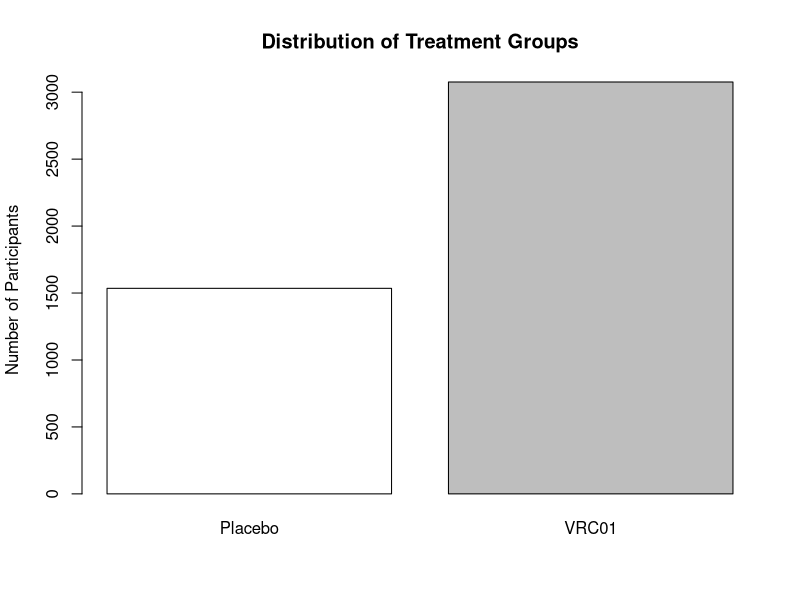
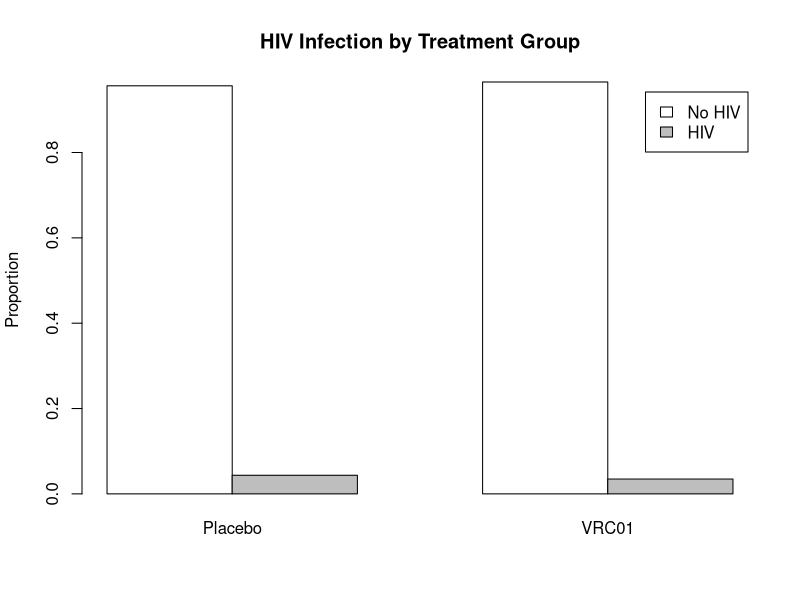
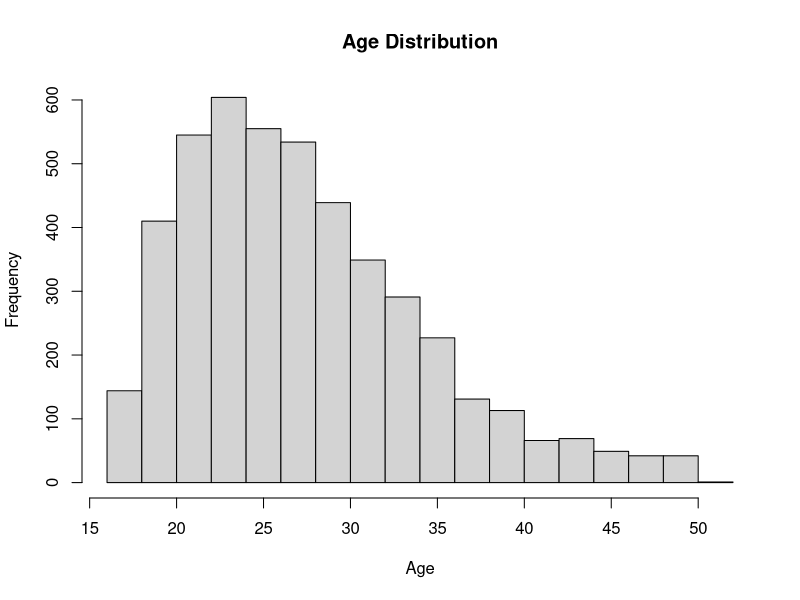
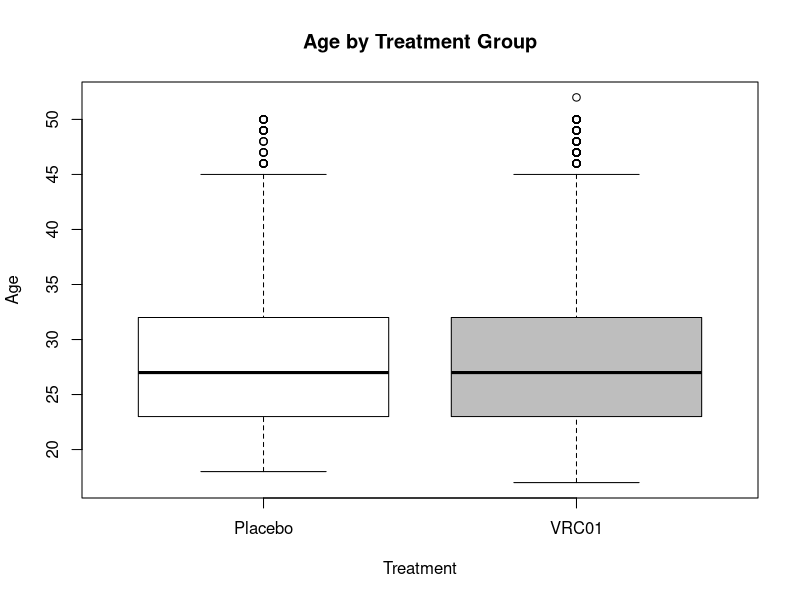
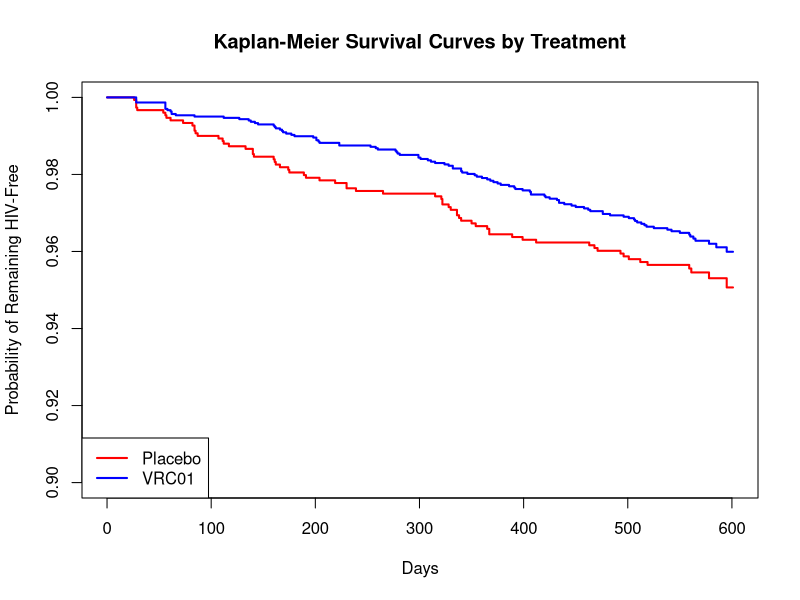
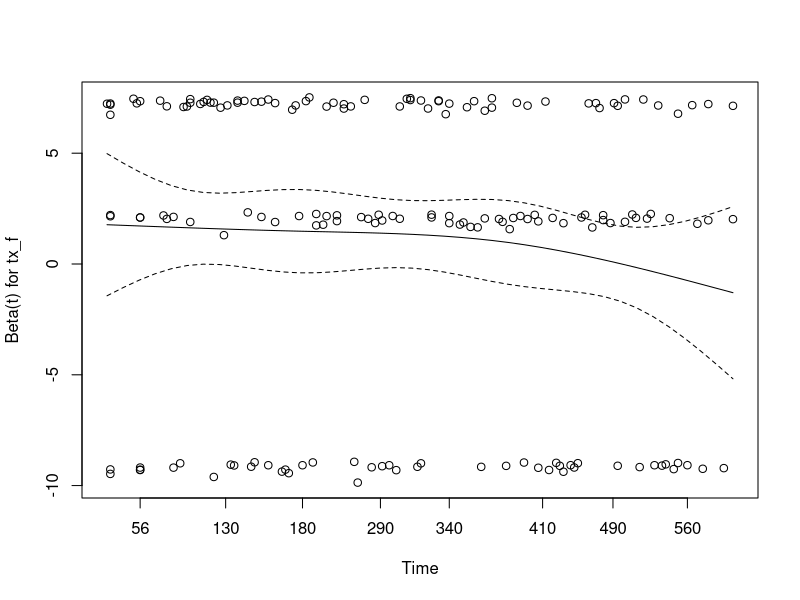
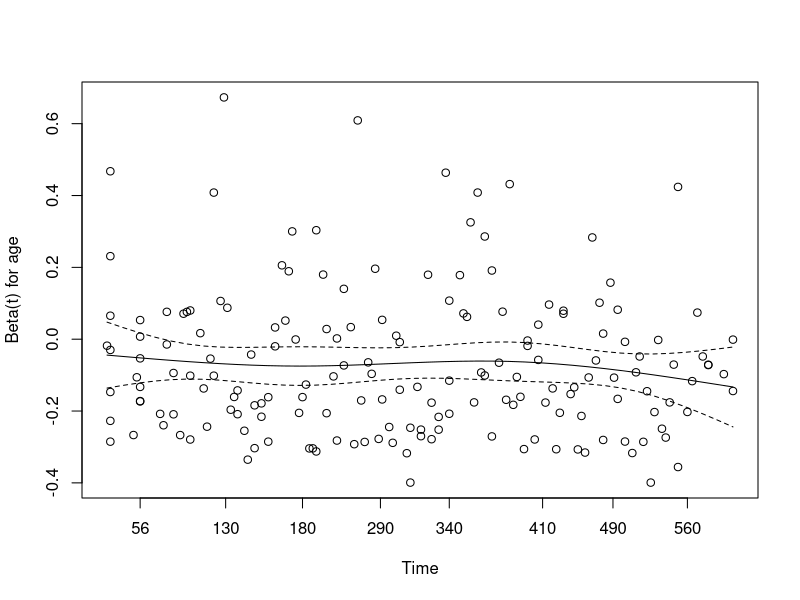
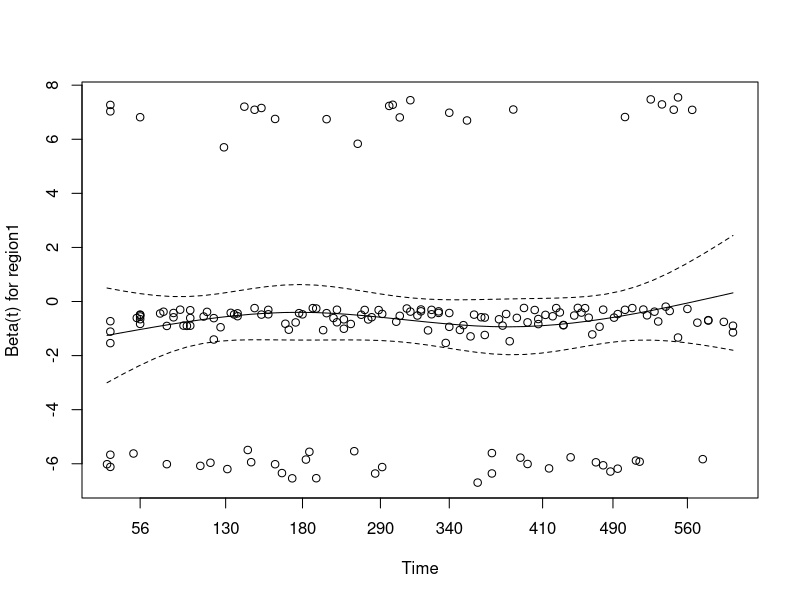

Recreate these plots in R, in order.
library(survival)
library(survminer)
amp <- read.csv("amp.csv")

# check structure
str(amp)
Surv(amp$hiv1survday, amp$hiv1event)
summary(amp)
table(amp$hiv1event)
table(amp$tx)
table(amp$tx_pool)
summary(amp$hiv1survday)
summary(amp$age)
table(amp$protocol)
table(amp$country)

#converts tx_pool, tx, protocol into categorical variables
amp$tx_pool_f <- factor(amp$tx_pool, levels = c(1, 0),labels = c("Placebo", "VRC01"))
amp$tx_f <- factor(amp$tx,levels = c("C3", "T1", "T2"),labels = c("Placebo", "Low dose", "High dose"))
amp$protocol_f <- factor(amp$protocol)
Surv(amp$hiv1survday, amp$hiv1event)
nrow(amp)
table(amp$hiv1event)
prop.table(table(amp$hiv1event))

#treatment groups
table(amp$tx_pool_f)
prop.table(table(amp$tx_pool_f))

#infection by treatment
table(amp$tx_pool_f, amp$hiv1event)
prop.table(table(amp$tx_pool_f, amp$hiv1event), 1)

#treatment distribution
barplot(table(amp$tx_pool_f),main = "Distribution of Treatment Groups", ylab = "Number of Participants",col = c("white", "grey"))

#infection rate by treatment
prop_table <- prop.table(table(amp$tx_pool_f, amp$hiv1event), 1)
barplot(t(prop_table),beside = TRUE,legend = c("No HIV", "HIV"),col = c("white", "grey"), main = "HIV Infection by Treatment Group",ylab = "Proportion")

#age distribution
hist(amp$age,main = "Age Distribution",xlab = "Age",col = "lightgray",breaks = 20)

#age by treatment
boxplot(age ~ tx_pool_f,data = amp,main = "Age by Treatment Group",xlab = "Treatment",ylab = "Age",col = c("white", "grey"))

#kaplan meier curve for each treatment
km_fit <- survfit(Surv(hiv1survday, hiv1event) ~ tx_pool_f, data = amp)
plot(km_fit,col = c("red", "blue"),lwd = 2,xlab = "Days",ylab = "Probability of Remaining HIV-Free",main = "Kaplan-Meier Survival Curves by Treatment", ylim = c(0.9, 1))
legend("bottomleft",legend = c("Placebo", "VRC01"),col = c("red", "blue"),lwd = 2)

#log-rank test
survdiff(Surv(hiv1survday, hiv1event) ~ tx_pool_f, data = amp)

#fit the first Cox model (treatment only)
cox1 <- coxph(Surv(hiv1survday, hiv1event) ~ tx_pool_f, data = amp)
summary(cox1)

#fit the second Cox model (split treatment into high and low dose)
cox2 <- coxph(Surv(hiv1survday, hiv1event) ~ tx_f, data = amp)
summary(cox2)

#fit the third Cox model ()
cox3 <- coxph(Surv(hiv1survday, hiv1event) ~ tx_f + age + region1 + region2 + region3,data = amp)
summary(cox3)

#interaction effect
cox_int <- coxph(Surv(hiv1survday, hiv1event) ~ tx_f * age + region1 + region2 + region3,data = amp)
summary(cox_int)

#ph assumptions of model 3
cox.zph(cox3)
plot(cox.zph(cox3))
